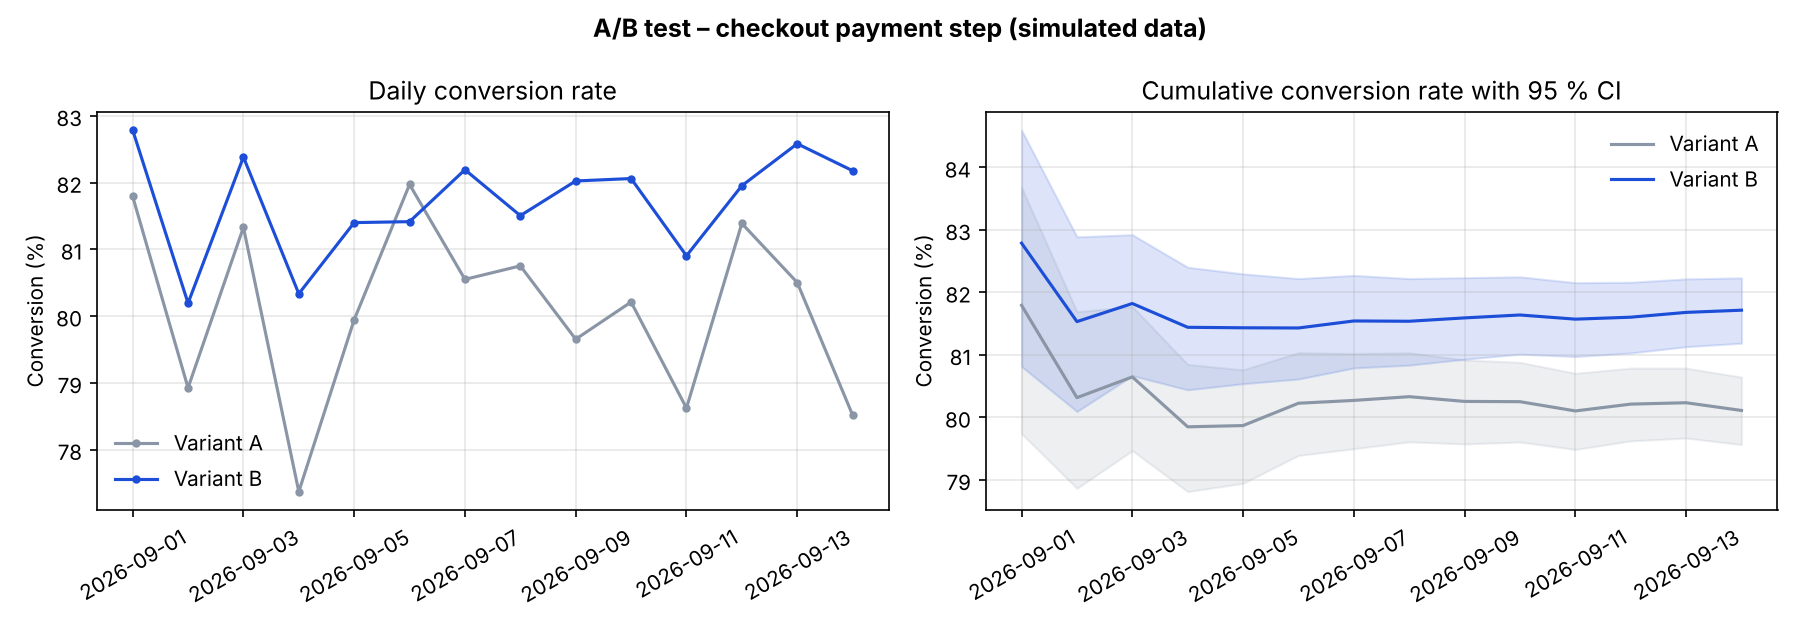

Generate this figure with Python:
"""
A/B test on checkout conversion – a small, reproducible Python experiment.

Scenario: an e-commerce merchant tests a new version of the payment step (variant B)
against today's version (variant A). The data is *simulated* (no real customer data),
but the analysis is the one used in practice:

  1. Conversion rate per variant with 95 % confidence intervals (Wilson)
  2. Two-sided z-test for two proportions (p-value)
  3. Confidence interval for the difference – absolute and relative uplift
  4. Segmented analysis (mobile / desktop) – to catch effects that differ by segment
  5. Power / MDE: how small an effect can the test detect with the traffic we have?
  6. Chart: daily and cumulative conversion per variant

Run:  python ab_test_checkout.py
Deps: pandas, numpy, scipy, matplotlib  (pip install -r requirements.txt)
"""
from __future__ import annotations

from dataclasses import dataclass

import matplotlib
matplotlib.use("Agg")  # headless rendering; remove this line if you want an interactive window
import matplotlib.pyplot as plt
import numpy as np
import pandas as pd
from scipy import stats

# ---------------------------------------------------------------------------
# 1. Simulate checkout sessions
# ---------------------------------------------------------------------------

def simulate_sessions(
    n_days: int = 14,
    sessions_per_day: int = 3000,
    mobile_share: float = 0.65,
    base_rate: dict[str, float] | None = None,
    uplift_b: dict[str, float] | None = None,
    seed: int = 2026,
) -> pd.DataFrame:
    """Return one row per checkout session: date, variant, device, converted (0/1).

    Conversion depends on device (mobile converts worse than desktop) and on the
    variant: B gets an additive uplift in percentage points per device.
    """
    base_rate = base_rate or {"mobile": 0.77, "desktop": 0.86}
    uplift_b = uplift_b or {"mobile": 0.020, "desktop": 0.005}
    rng = np.random.default_rng(seed)

    n = n_days * sessions_per_day
    dates = np.repeat(pd.date_range("2026-09-01", periods=n_days, freq="D"), sessions_per_day)
    variant = rng.choice(["A", "B"], size=n)                      # 50/50 randomisation
    device = np.where(rng.random(n) < mobile_share, "mobile", "desktop")

    p = np.array([base_rate[d] for d in device])
    p = p + np.where(variant == "B", [uplift_b[d] for d in device], 0.0)
    converted = (rng.random(n) < p).astype(int)

    return pd.DataFrame({"date": dates, "variant": variant, "device": device, "converted": converted})


# ---------------------------------------------------------------------------
# 2–3. Statistics: Wilson CI, two-proportion z-test, CI for the difference
# ---------------------------------------------------------------------------

def wilson_ci(successes: int, n: int, alpha: float = 0.05) -> tuple[float, float]:
    """Wilson score interval for a proportion (better than the plain Wald interval)."""
    if n == 0:
        return (np.nan, np.nan)
    z = stats.norm.ppf(1 - alpha / 2)
    p = successes / n
    denom = 1 + z**2 / n
    centre = (p + z**2 / (2 * n)) / denom
    half = z * np.sqrt(p * (1 - p) / n + z**2 / (4 * n**2)) / denom
    return (centre - half, centre + half)


@dataclass
class ZTestResult:
    rate_a: float
    rate_b: float
    diff: float            # absolute difference B − A (percentage points as a fraction)
    rel_uplift: float      # relative uplift B vs A
    z: float
    p_value: float
    ci_diff: tuple[float, float]

    def __str__(self) -> str:
        lo, hi = self.ci_diff
        return (
            f"A: {self.rate_a:.2%}   B: {self.rate_b:.2%}   diff: {self.diff*100:+.2f} pp "
            f"(95 % CI {lo*100:+.2f} to {hi*100:+.2f} pp)   relative uplift: {self.rel_uplift:+.2%}\n"
            f"z = {self.z:.2f}, p = {self.p_value:.4f} → "
            + ("statistically significant at the 5 % level" if self.p_value < 0.05 else "NOT significant at the 5 % level")
        )


def ztest_two_proportions(conv_a: int, n_a: int, conv_b: int, n_b: int, alpha: float = 0.05) -> ZTestResult:
    """Two-sided z-test for H0: p_A == p_B, plus an (unpooled) CI for the difference."""
    p_a, p_b = conv_a / n_a, conv_b / n_b
    p_pool = (conv_a + conv_b) / (n_a + n_b)
    se_pool = np.sqrt(p_pool * (1 - p_pool) * (1 / n_a + 1 / n_b))
    z = (p_b - p_a) / se_pool
    p_value = 2 * (1 - stats.norm.cdf(abs(z)))

    se_diff = np.sqrt(p_a * (1 - p_a) / n_a + p_b * (1 - p_b) / n_b)
    zc = stats.norm.ppf(1 - alpha / 2)
    diff = p_b - p_a
    return ZTestResult(p_a, p_b, diff, diff / p_a, z, p_value, (diff - zc * se_diff, diff + zc * se_diff))


# ---------------------------------------------------------------------------
# 5. Power analysis: minimum detectable effect (MDE) and required sample size
# ---------------------------------------------------------------------------

def mde(n_per_variant: int, p_base: float, alpha: float = 0.05, power: float = 0.80) -> float:
    """Smallest absolute difference (fraction) detectable with the given sample size."""
    z_alpha = stats.norm.ppf(1 - alpha / 2)
    z_beta = stats.norm.ppf(power)
    return (z_alpha + z_beta) * np.sqrt(2 * p_base * (1 - p_base) / n_per_variant)


def sample_size(p_base: float, mde_abs: float, alpha: float = 0.05, power: float = 0.80) -> int:
    """Sessions needed *per variant* to detect an absolute difference of `mde_abs`."""
    z_alpha = stats.norm.ppf(1 - alpha / 2)
    z_beta = stats.norm.ppf(power)
    return int(np.ceil(2 * p_base * (1 - p_base) * ((z_alpha + z_beta) / mde_abs) ** 2))


def mde_table(p_base: float, sizes=(5_000, 10_000, 20_000, 50_000, 100_000)) -> pd.DataFrame:
    rows = [{"sessions per variant": n, "MDE (pp)": mde(n, p_base) * 100, "MDE (relative)": mde(n, p_base) / p_base} for n in sizes]
    return pd.DataFrame(rows)


# ---------------------------------------------------------------------------
# 4. Summaries
# ---------------------------------------------------------------------------

def summarise(df: pd.DataFrame, by: list[str]) -> pd.DataFrame:
    """Sessions, conversions, conversion rate and Wilson CI per group."""
    g = df.groupby(by, observed=True)["converted"].agg(sessions="size", conversions="sum").reset_index()
    g["rate"] = g["conversions"] / g["sessions"]
    ci = g.apply(lambda r: wilson_ci(int(r["conversions"]), int(r["sessions"])), axis=1)
    g["ci_low"] = [c[0] for c in ci]
    g["ci_high"] = [c[1] for c in ci]
    return g


# ---------------------------------------------------------------------------
# 6. Chart
# ---------------------------------------------------------------------------

def plot(df: pd.DataFrame, path: str = "ab_test_checkout.png") -> str:
    daily = df.groupby(["date", "variant"])["converted"].agg(["size", "sum"]).reset_index()
    daily["rate"] = daily["sum"] / daily["size"]
    daily = daily.sort_values("date")
    daily["cum_n"] = daily.groupby("variant")["size"].cumsum()
    daily["cum_conv"] = daily.groupby("variant")["sum"].cumsum()
    daily["cum_rate"] = daily["cum_conv"] / daily["cum_n"]
    ci = daily.apply(lambda r: wilson_ci(int(r["cum_conv"]), int(r["cum_n"])), axis=1)
    daily["cum_low"] = [c[0] for c in ci]
    daily["cum_high"] = [c[1] for c in ci]

    colours = {"A": "#8a96a6", "B": "#1d4ed8"}
    fig, axes = plt.subplots(1, 2, figsize=(12, 4.2))
    for v, d in daily.groupby("variant"):
        axes[0].plot(d["date"], d["rate"] * 100, marker="o", ms=3, color=colours[v], label=f"Variant {v}")
        axes[1].plot(d["date"], d["cum_rate"] * 100, color=colours[v], label=f"Variant {v}")
        axes[1].fill_between(d["date"], d["cum_low"] * 100, d["cum_high"] * 100, color=colours[v], alpha=0.15)
    axes[0].set_title("Daily conversion rate")
    axes[1].set_title("Cumulative conversion rate with 95 % CI")
    for ax in axes:
        ax.set_ylabel("Conversion (%)")
        ax.grid(alpha=0.3)
        ax.legend(frameon=False)
        ax.tick_params(axis="x", labelrotation=30)
    fig.suptitle("A/B test – checkout payment step (simulated data)", fontweight="bold")
    fig.tight_layout()
    fig.savefig(path, dpi=150)
    plt.close(fig)
    return path


# ---------------------------------------------------------------------------
# Main
# ---------------------------------------------------------------------------

def main() -> None:
    pd.set_option("display.width", 120)
    df = simulate_sessions()
    print(f"Simulated {len(df):,} checkout sessions over {df['date'].nunique()} days\n")

    overall = summarise(df, ["variant"])
    print("Conversion per variant (Wilson 95 % CI):")
    print(overall.to_string(index=False, formatters={"rate": "{:.2%}".format, "ci_low": "{:.2%}".format, "ci_high": "{:.2%}".format}), "\n")

    a = overall.set_index("variant").loc["A"]
    b = overall.set_index("variant").loc["B"]
    result = ztest_two_proportions(int(a["conversions"]), int(a["sessions"]), int(b["conversions"]), int(b["sessions"]))
    print("Two-proportion z-test:")
    print(result, "\n")

    seg = summarise(df, ["device", "variant"])
    print("Segmented by device:")
    print(seg.to_string(index=False, formatters={"rate": "{:.2%}".format, "ci_low": "{:.2%}".format, "ci_high": "{:.2%}".format}), "\n")
    for device, d in seg.groupby("device"):
        d = d.set_index("variant")
        r = ztest_two_proportions(int(d.loc["A", "conversions"]), int(d.loc["A", "sessions"]), int(d.loc["B", "conversions"]), int(d.loc["B", "sessions"]))
        print(f"  {device:8s} diff {r.diff*100:+.2f} pp, p = {r.p_value:.4f}")
    print()

    p_base = float(a["rate"])
    print(f"Power analysis (alpha = 5 %, power = 80 %, baseline {p_base:.1%}):")
    print(mde_table(p_base).to_string(index=False, formatters={"MDE (pp)": "{:.2f}".format, "MDE (relative)": "{:.2%}".format}))
    print(f"\nTo detect +1.0 pp you need {sample_size(p_base, 0.01):,} sessions per variant; "
          f"this test had {int(a['sessions']):,} per variant → MDE {mde(int(a['sessions']), p_base)*100:.2f} pp.\n")

    path = plot(df)
    print(f"Chart saved to {path}")


if __name__ == "__main__":
    main()
